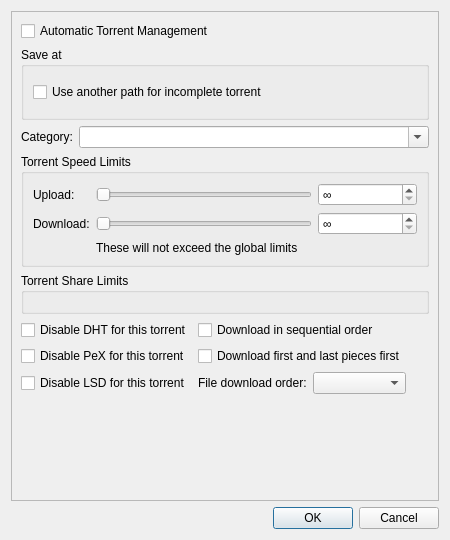
<?xml version="1.0" encoding="UTF-8"?>
<ui version="4.0">
 <class>TorrentOptionsDialog</class>
 <widget class="QDialog" name="TorrentOptionsDialog">
  <property name="geometry">
   <rect>
    <x>0</x>
    <y>0</y>
    <width>450</width>
    <height>540</height>
   </rect>
  </property>
  <property name="windowTitle">
   <string>Torrent Options</string>
  </property>
  <layout class="QVBoxLayout" name="verticalLayout_3">
   <item>
    <widget class="QScrollArea" name="scrollArea">
     <property name="widgetResizable">
      <bool>true</bool>
     </property>
     <widget class="QWidget" name="scrollAreaWidgetContents">
      <property name="geometry">
       <rect>
        <x>0</x>
        <y>0</y>
        <width>444</width>
        <height>476</height>
       </rect>
      </property>
      <layout class="QVBoxLayout" name="verticalLayout_4">
       <item>
        <widget class="QCheckBox" name="checkAutoTMM">
         <property name="toolTip">
          <string>Automatic mode means that various torrent properties (e.g. save path) will be decided by the associated category</string>
         </property>
         <property name="text">
          <string>Automatic Torrent Management</string>
         </property>
        </widget>
       </item>
       <item>
        <widget class="QGroupBox" name="groupBoxSavePath">
         <property name="title">
          <string>Save at</string>
         </property>
         <layout class="QVBoxLayout" name="verticalLayout_2">
          <item>
           <widget class="FileSystemPathComboEdit" name="savePath" native="true"/>
          </item>
          <item>
           <widget class="QCheckBox" name="checkUseDownloadPath">
            <property name="text">
             <string>Use another path for incomplete torrent</string>
            </property>
           </widget>
          </item>
          <item>
           <widget class="FileSystemPathComboEdit" name="downloadPath" native="true">
            <property name="enabled">
             <bool>false</bool>
            </property>
           </widget>
          </item>
         </layout>
        </widget>
       </item>
       <item>
        <layout class="QGridLayout" name="gridLayout_4">
         <item row="0" column="0">
          <widget class="QLabel" name="labelCategory">
           <property name="text">
            <string>Category:</string>
           </property>
          </widget>
         </item>
         <item row="0" column="1">
          <widget class="QComboBox" name="comboCategory">
           <property name="sizePolicy">
            <sizepolicy hsizetype="Expanding" vsizetype="Fixed">
             <horstretch>0</horstretch>
             <verstretch>0</verstretch>
            </sizepolicy>
           </property>
           <property name="editable">
            <bool>true</bool>
           </property>
           <property name="maxVisibleItems">
            <number>2147483647</number>
           </property>
           <property name="insertPolicy">
            <enum>QComboBox::InsertPolicy::InsertAtTop</enum>
           </property>
          </widget>
         </item>
        </layout>
       </item>
       <item>
        <widget class="QGroupBox" name="groupBox">
         <property name="title">
          <string>Torrent Speed Limits</string>
         </property>
         <layout class="QGridLayout" name="gridLayout_2">
          <item row="0" column="0">
           <widget class="QLabel" name="label">
            <property name="text">
             <string>Upload:</string>
            </property>
           </widget>
          </item>
          <item row="0" column="1">
           <widget class="QSlider" name="sliderUploadLimit">
            <property name="orientation">
             <enum>Qt::Orientation::Horizontal</enum>
            </property>
           </widget>
          </item>
          <item row="0" column="2">
           <widget class="QSpinBox" name="spinUploadLimit">
            <property name="specialValueText">
             <string>∞</string>
            </property>
            <property name="suffix">
             <string> KiB/s</string>
            </property>
            <property name="maximum">
             <number>2000000</number>
            </property>
            <property name="stepType">
             <enum>QAbstractSpinBox::StepType::AdaptiveDecimalStepType</enum>
            </property>
           </widget>
          </item>
          <item row="1" column="0">
           <widget class="QLabel" name="label_2">
            <property name="text">
             <string>Download:</string>
            </property>
           </widget>
          </item>
          <item row="1" column="1">
           <widget class="QSlider" name="sliderDownloadLimit">
            <property name="orientation">
             <enum>Qt::Orientation::Horizontal</enum>
            </property>
           </widget>
          </item>
          <item row="1" column="2">
           <widget class="QSpinBox" name="spinDownloadLimit">
            <property name="specialValueText">
             <string>∞</string>
            </property>
            <property name="suffix">
             <string> KiB/s</string>
            </property>
            <property name="maximum">
             <number>2000000</number>
            </property>
            <property name="stepType">
             <enum>QAbstractSpinBox::StepType::AdaptiveDecimalStepType</enum>
            </property>
           </widget>
          </item>
          <item row="2" column="1" colspan="2">
           <widget class="QLabel" name="labelWarning">
            <property name="text">
             <string>These will not exceed the global limits</string>
            </property>
           </widget>
          </item>
         </layout>
        </widget>
       </item>
       <item>
        <widget class="QGroupBox" name="torrentShareLimitsBox">
         <property name="title">
          <string>Torrent Share Limits</string>
         </property>
         <layout class="QVBoxLayout" name="torrentShareLimitsBoxLayout">
          <item>
           <widget class="TorrentShareLimitsWidget" name="torrentShareLimitsWidget" native="true"/>
          </item>
         </layout>
        </widget>
       </item>
       <item>
        <layout class="QGridLayout" name="gridLayout_3">
         <item row="0" column="0">
          <widget class="QCheckBox" name="checkDisableDHT">
           <property name="text">
            <string>Disable DHT for this torrent</string>
           </property>
          </widget>
         </item>
         <item row="0" column="1">
          <widget class="QCheckBox" name="checkSequential">
           <property name="text">
            <string>Download in sequential order</string>
           </property>
          </widget>
         </item>
         <item row="0" column="2">
          <spacer name="horizontalSpacer_2">
           <property name="orientation">
            <enum>Qt::Orientation::Horizontal</enum>
           </property>
           <property name="sizeHint" stdset="0">
            <size>
             <width>40</width>
             <height>20</height>
            </size>
           </property>
          </spacer>
         </item>
         <item row="1" column="0">
          <widget class="QCheckBox" name="checkDisablePEX">
           <property name="text">
            <string>Disable PeX for this torrent</string>
           </property>
          </widget>
         </item>
         <item row="1" column="1">
          <widget class="QCheckBox" name="checkFirstLastPieces">
           <property name="text">
            <string>Download first and last pieces first</string>
           </property>
          </widget>
         </item>
         <item row="2" column="0">
          <widget class="QCheckBox" name="checkDisableLSD">
           <property name="text">
            <string>Disable LSD for this torrent</string>
           </property>
          </widget>
         </item>
         <item row="2" column="1">
          <layout class="QHBoxLayout" name="layoutFileSchedulingMode">
           <item>
            <widget class="QLabel" name="labelFileSchedulingMode">
             <property name="text">
              <string>File download order:</string>
             </property>
            </widget>
           </item>
           <item>
            <widget class="QComboBox" name="comboFileSchedulingMode"/>
           </item>
          </layout>
         </item>
        </layout>
       </item>
       <item>
        <spacer name="verticalSpacer">
         <property name="orientation">
          <enum>Qt::Orientation::Vertical</enum>
         </property>
         <property name="sizeHint" stdset="0">
          <size>
           <width>20</width>
           <height>0</height>
          </size>
         </property>
        </spacer>
       </item>
      </layout>
     </widget>
    </widget>
   </item>
   <item>
    <widget class="QDialogButtonBox" name="buttonBox">
     <property name="standardButtons">
      <set>QDialogButtonBox::StandardButton::Cancel|QDialogButtonBox::StandardButton::Ok</set>
     </property>
    </widget>
   </item>
  </layout>
 </widget>
 <customwidgets>
  <customwidget>
   <class>FileSystemPathComboEdit</class>
   <extends>QWidget</extends>
   <header>gui/fspathedit.h</header>
   <container>1</container>
  </customwidget>
  <customwidget>
   <class>TorrentShareLimitsWidget</class>
   <extends>QWidget</extends>
   <header>gui/torrentsharelimitswidget.h</header>
   <container>1</container>
  </customwidget>
 </customwidgets>
 <resources/>
 <connections/>
</ui>
